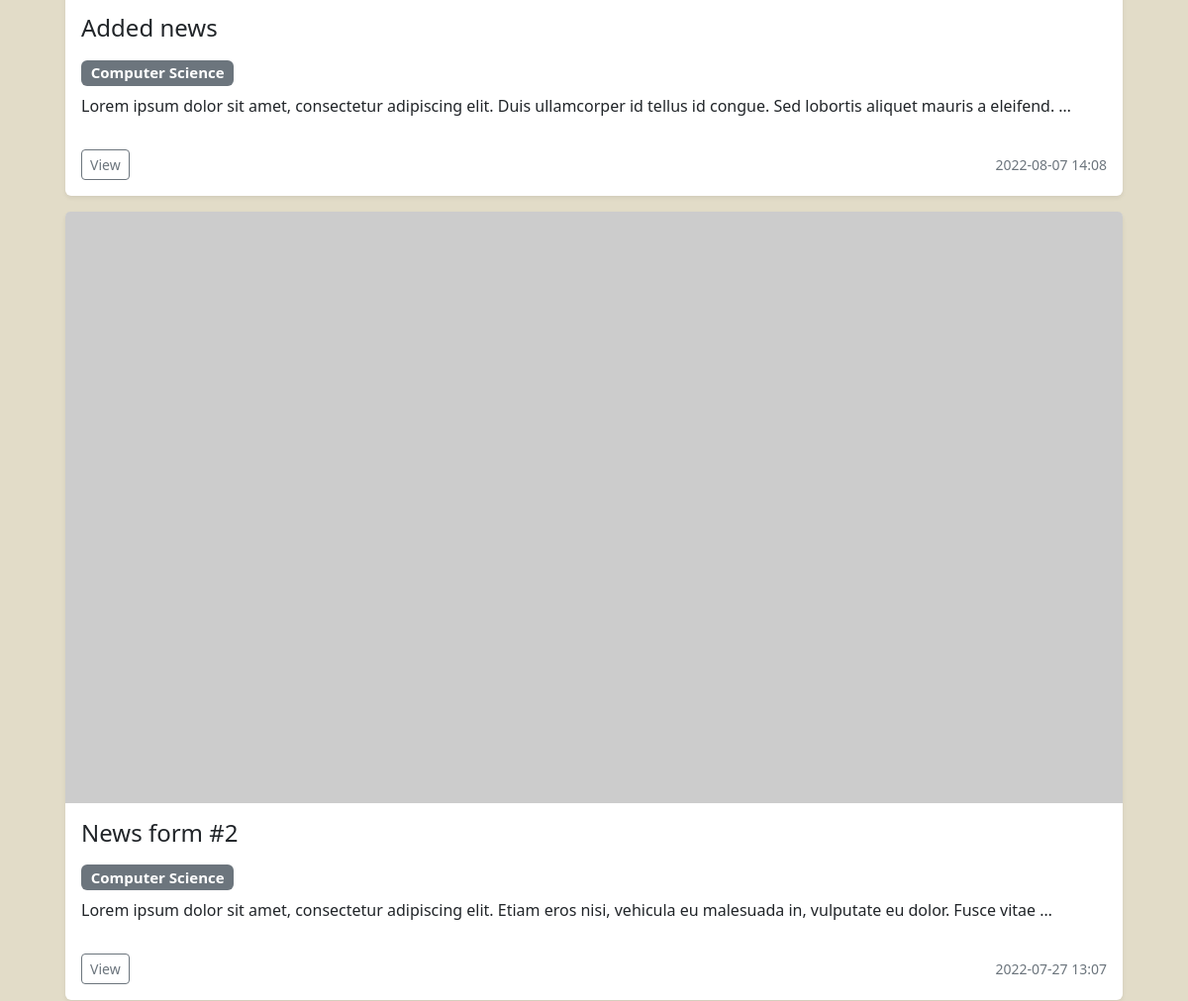
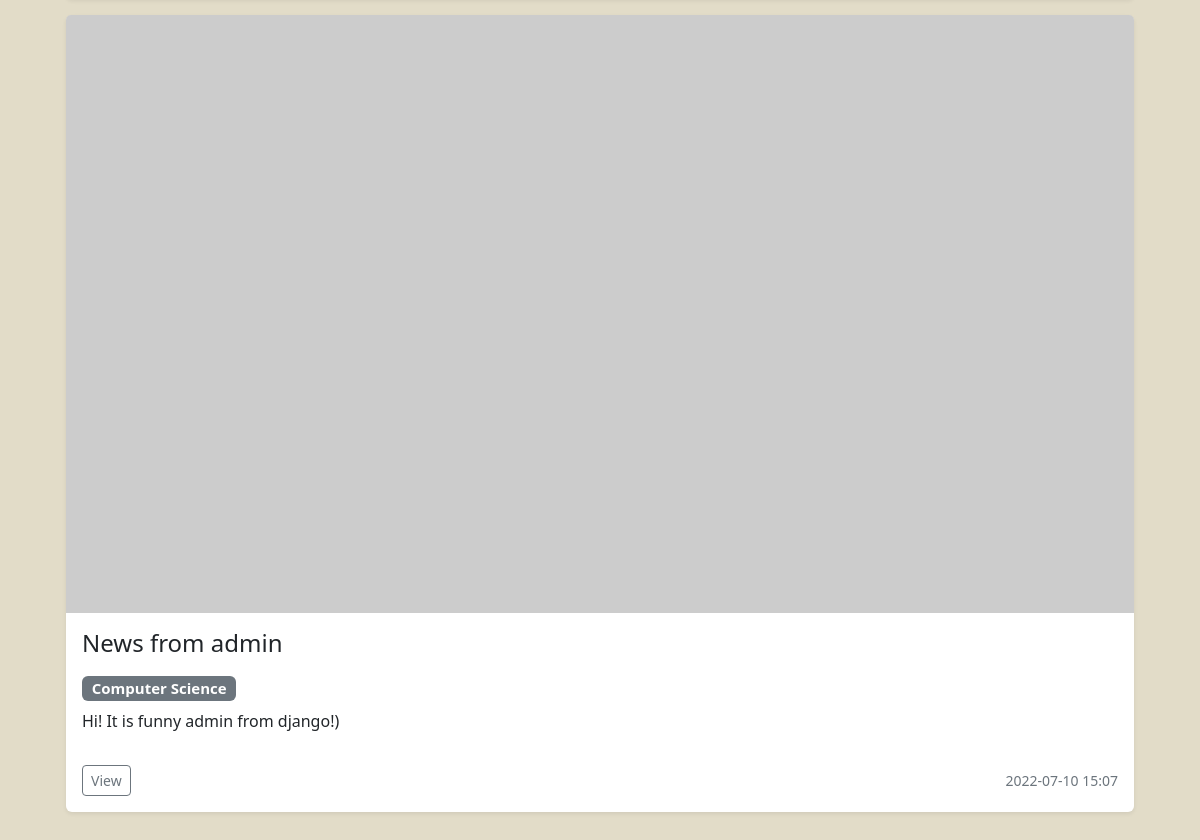
/category/4/ (lower part), run on an earlier commit of the app's database (2 pictures, top to bottom).
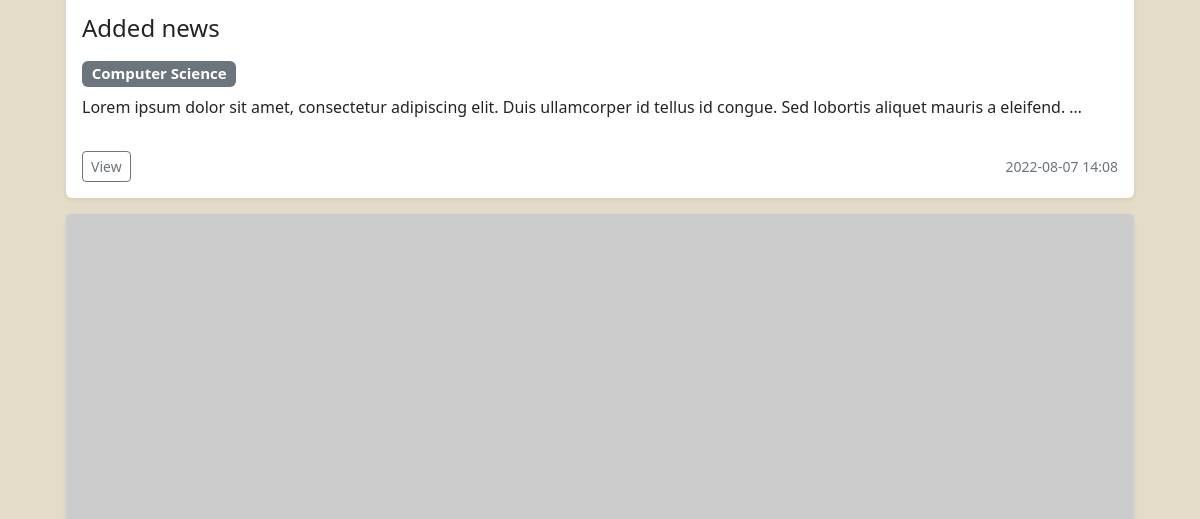
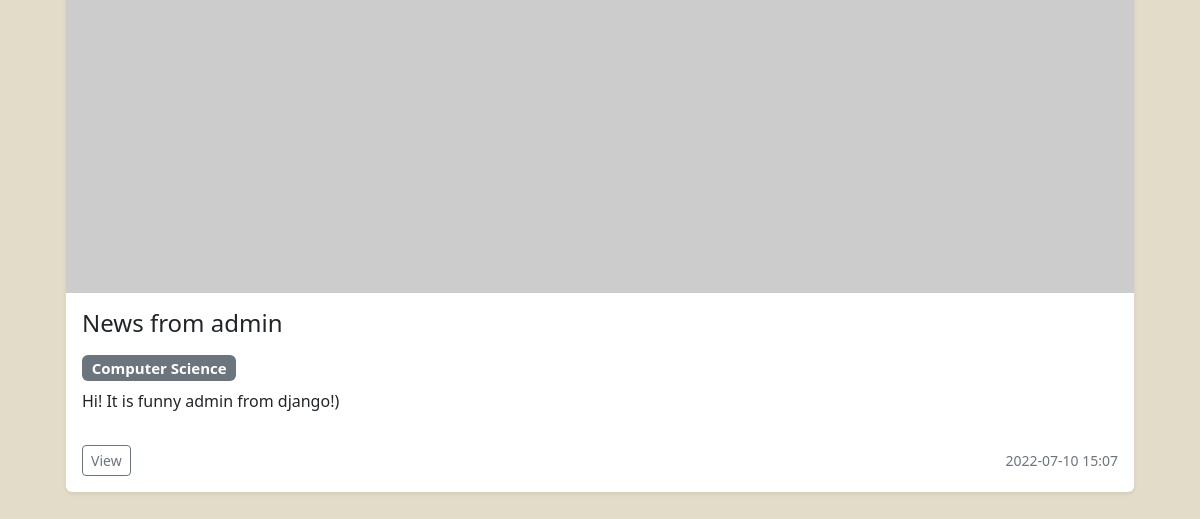
And on a later commit of the database (2 pictures, top to bottom).
### news/models.py (models this page shows, shortened)
class News(models.Model):
    title = models.CharField(max_length=150, verbose_name='Title')
    content = models.TextField(blank=True, verbose_name='Content')
    created_at = models.DateTimeField(auto_now_add=True, verbose_name='Data of publishing')
    updated_at = models.DateTimeField(
        auto_now=True, verbose_name='Date of upadte')
    photo = models.ImageField(upload_to='photos/%Y/%m/%d/', blank=True, verbose_name='Photo')
    is_published = models.BooleanField(default=True, verbose_name='Published')
    category = models.ForeignKey('Category', on_delete=models.PROTECT, null=True, verbose_name='Category')
    def get_absolute_url(self):
        return reverse("view_news", kwargs={"news_id": self.pk})
    class Meta:
        verbose_name = 'News'
        verbose_name_plural = 'News'
        ordering = ['-created_at']

class Category(models.Model):
    title = models.CharField(max_length=150, db_index=True, verbose_name="Name of category")
    def __str__(self):
        return self.title
    class Meta:
        verbose_name = 'Category'
        verbose_name_plural = 'Category'
        ordering = ['title']

### news/views.py (the view)
# urls.py: path('category/<int:category_id>/', NewsByCategory.as_view(extra_context={'title': 'Title_0'}), name='category'),
class NewsByCategory(ListView):
    model = News
    template_name = 'news/home_news_list.html'
    context_object_name = 'news'
    def get_context_data(self, **kwargs):
        context = super().get_context_data(**kwargs)
        context['title'] = "TITILE"
        context['categories'] = Category.objects.all()
        return context
    def get_queryset(self):
        return News.objects.filter(category_id =self.kwargs['category_id'], is_published=True)

### news/templates/news/home_news_list.html
{% extends 'base.html' %}
{% load static %}
{% block content %}
<section class="py-5 container">
<div class="album py-5">
  <div class="container">
<div class="row row-cols-1 row-cols-sm-2 row-cols-md-3 g-3">
        {% for item in news %}
          <div class="col">
            <div class="card shadow-sm" style="border:0px;  ">
                {% if item.photo %}
                  <img src="{{ item.photo.url }}" class="bd-placeholder-img card-img-top" width="100%" alt="#" />
                {% else %}
                  <img src="https://picsum.photos/500/280" class="bd-placeholder-img card-img-top" width="100%" alt="#" />
                {% endif %}
                <div class="card-body">
                      <h4 class="card-title">{{ item.title }}</h4>
                      <h5>
                        <span class="badge bg-secondary" style=" margin:10px 0 0px 0;">{{ item.category }}</span>
                      </h5>
                      <p class="card-text">{{ item.content|safe|linebreaksbr|truncatewords:20 }}</p>
                      <div class="d-flex justify-content-between align-items-center">
                        <a href="{{ item.get_absolute_url }}" class="btn btn-sm btn-outline-secondary">View</a>
                        <small class="text-muted">{{ item.created_at|date:'Y-m-d H:m' }}</small>
                      </div>
                </div>
            </div>
          </div>
        {% endfor %}
      </div>
      </div>
      </div>
</section>
{% endblock content %}

### templates/base.html (shortened to what this page needs)
{% load static %}
<!DOCTYPE html>
<html lang="en">
  <head>
 <link href="https://cdn.jsdelivr.net/npm/bootstrap@5.2.0/dist/css/bootstrap.min.css" rel="stylesheet">
    <link rel="stylesheet" href="{% static 'css\style.css' %}">
  </head>
  <body>
    <div class="container mt-5" >
        {% block content %} CONTENT{% endblock content %}
    </div>
  </body>
</html>

### website/static/css/style.css (style rules this page uses)
p { margin-top: 0; margin-bottom: 2rem; }
body { background-color: #E2DCC8; }
section { display: block; }
.card { --bs-card-spacer-y: 1rem; --bs-card-spacer-x: 1rem; }
@media (min-width: 768px) { .row>* { flex-shrink: 0; width: 100%; max-width: 100%; padding-right: calc(var(--bs-gutter-x) * .5); padding-left: calc(var(--bs-gutter-x) * .5); margin-top: var(--bs-gutter-y); } }

What changed in the data, as far as the page shows it:
no longer on this page (row edited): News: title "News form #2", category "Computer Science", content "Lorem ipsum dolor sit amet, consectetur adipiscing elit. Etiam eros nisi, vehicula eu malesuada in, vulputate eu dolor. Fusce vitae …", created_at "2022-07-27 13:07"
